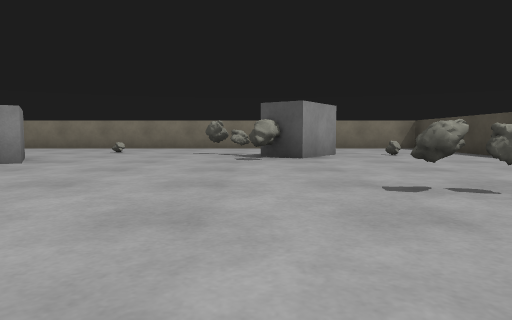
view 1 (above)

23 first-person views from a walk through a robot-simulator world made for Gazebo. The camera is 0.48 m above the floor, tilts 4° down and sees 70° across. The floor is counted in squares, 1 m on a side. Each view is taken from the middle of a square. On the plan, view 1 faces up. The plan holds only what a view shows up to about 9 squares ahead; the rest is blank. Simple shapes stand in for some stock models.

view 2
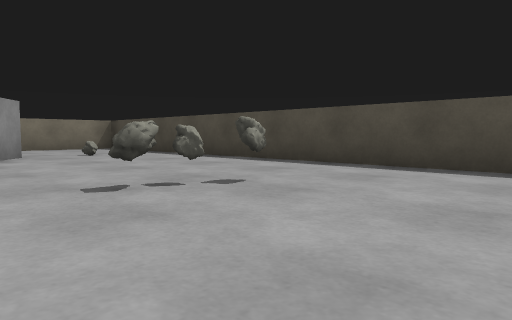

view 3
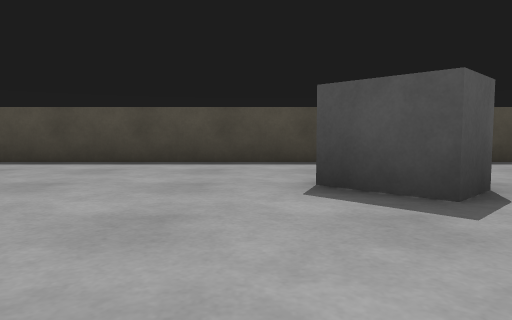

view 4
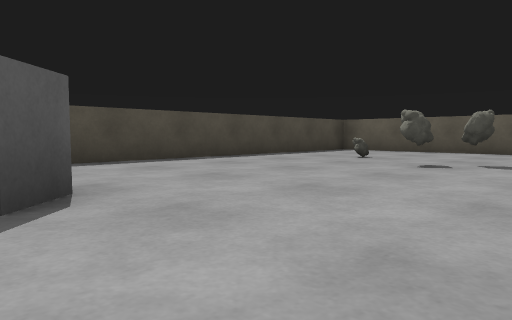

view 5
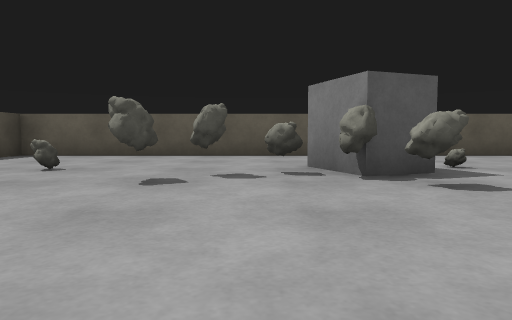

view 6
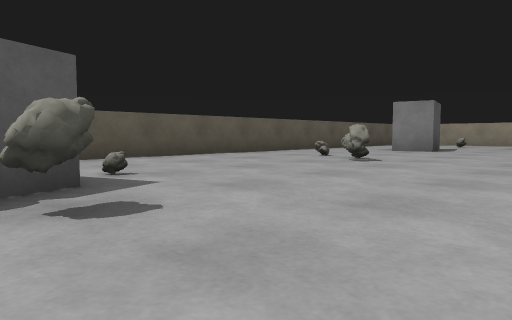

view 7
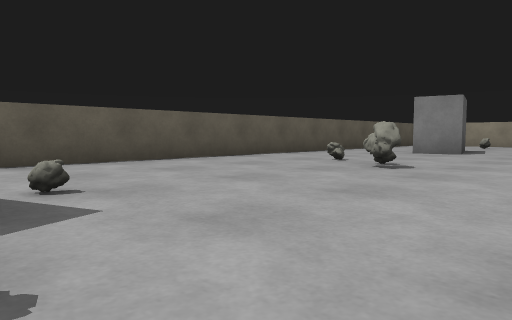

view 8
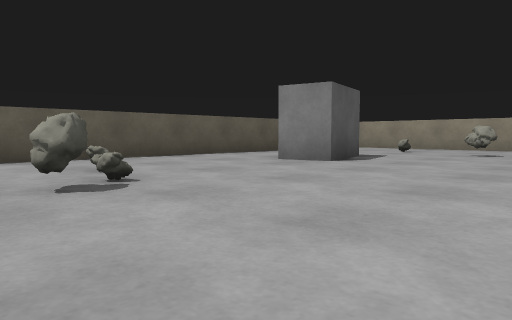

view 9
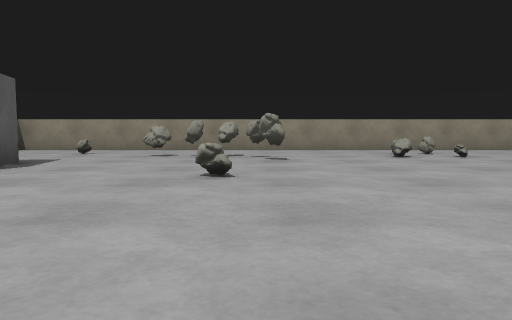

view 10
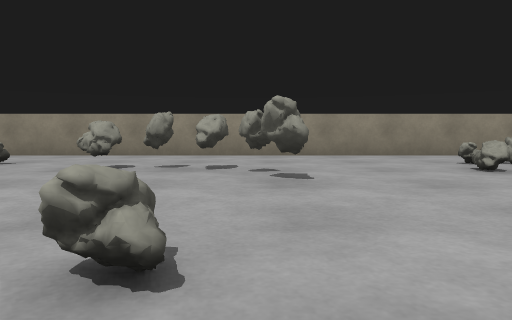

view 11
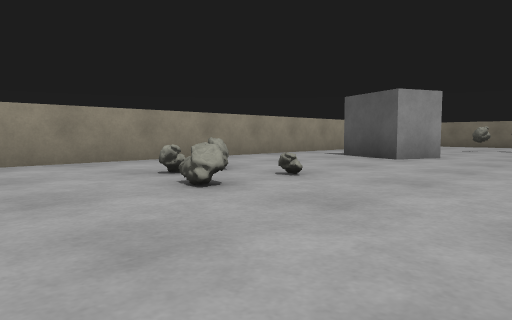

view 12
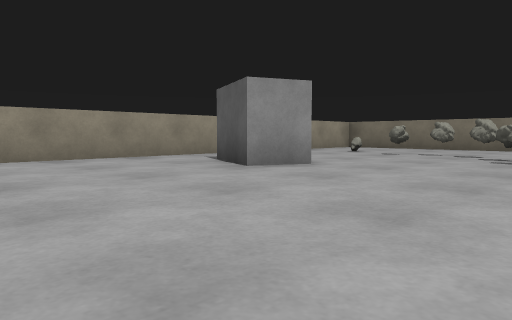

view 13
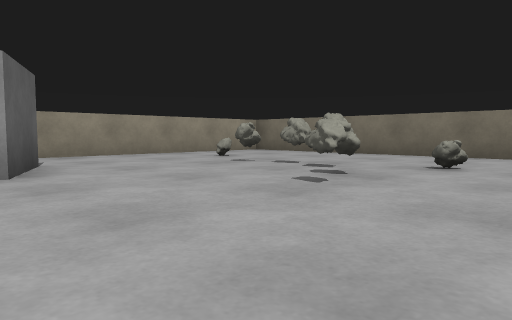

view 14
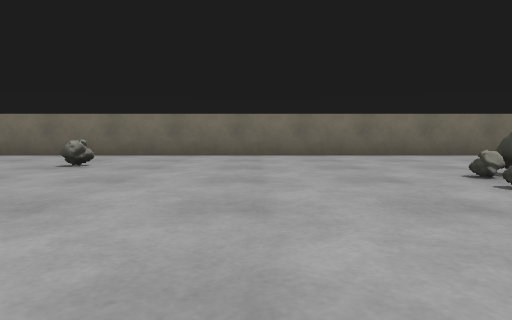

view 15
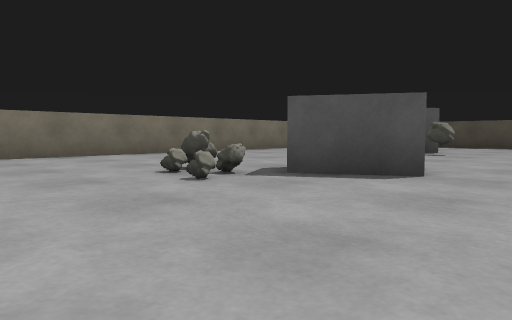

view 16
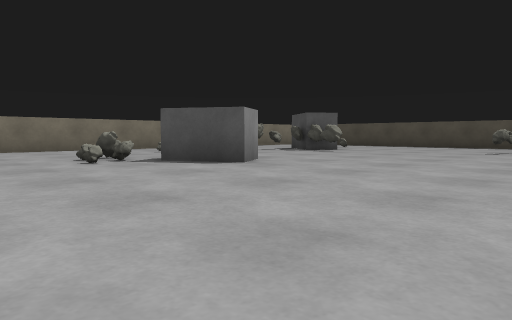

view 17
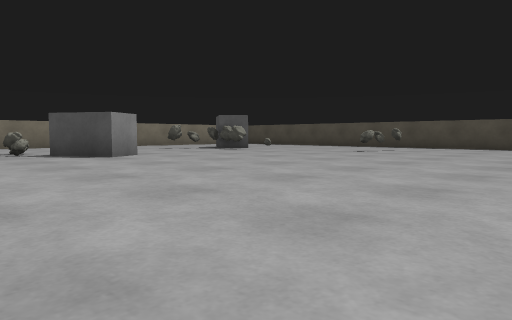

view 18
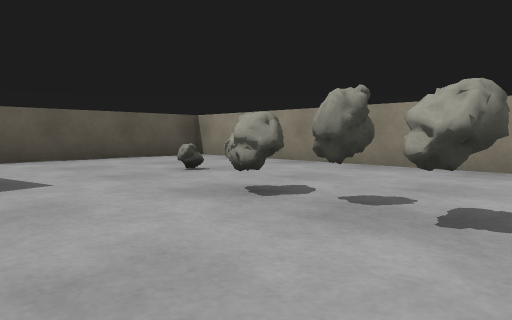

view 19
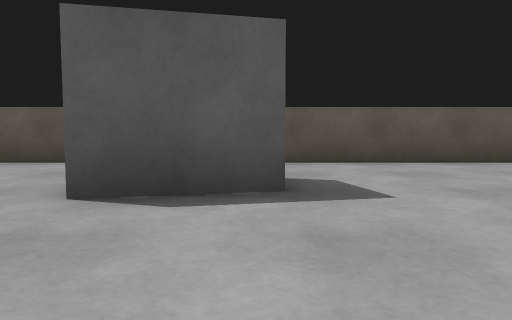

view 20
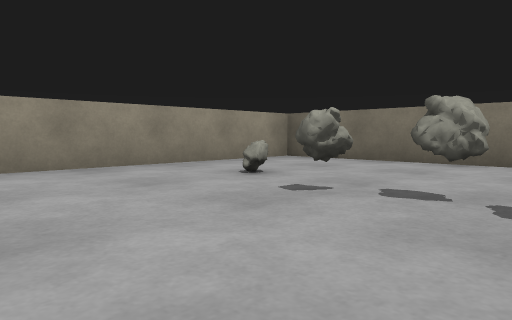

view 21
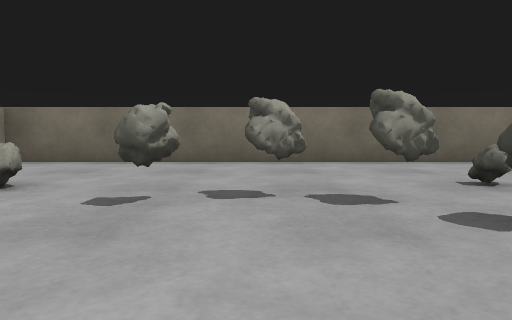

view 22
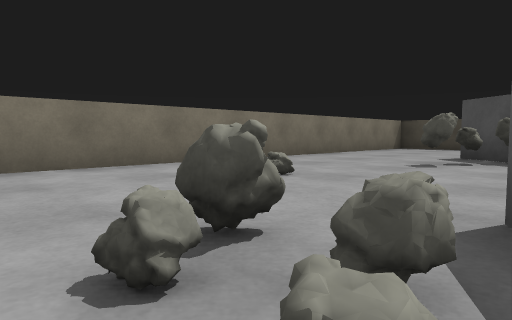

view 23
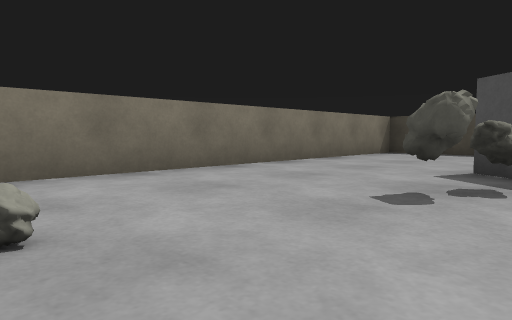

### Floor plan
Key: @ floor where view 1 was taken; # wall or solid block; . floor; = window, fence, low wall or low ledge; R rock.
Columns run from 19 left of view 1 to 6 right of it. Each row starts with its distance up from view 1.
 13 #########################
 12 #........................
 11 #........................#
 10 #......=.......=.........#
  9 #..=..#...........##RR=..#
  8 #......#.....=.....#R....#
  7 #......#.....#R....#.....#
  6 #.............RR.........#
  5 #..RR....................#
  4 #..RR....................#
  3 #........ ...........#...#
  2 #........ ...............#
  1 #........ ...............#
  0 #..==....  ........@.....#
 -1 #...=....  ..........RR..#
 -2 #..............   ...R.  #
 -3 #...........      .......#
 -4 #...##..=..... ..........#
 -5 #...#....................#
 -6 #...#............#.......#
 -7 #.................#.#....#
 -8 #..=..RR...=#...=RR...=..
 -9 #.....RR...=.....R......
-10 #................ .......
-11 #..... .......... .......#
-12 ######  ##################

Where each view was taken, in squares from view 1:
view 1: 0 up, 0 right, facing up
view 2: 0 up, 0 right, facing up-right
view 3: 0 up, 1 left, facing right
view 4: 1 down, 1 left, facing down-right
view 5: 3 down, 0 right, facing down
view 6: 4 down, 1 left, facing down-left
view 7: 5 down, 2 left, facing down-left
view 8: 4 down, 6 left, facing down-left
view 9: 4 down, 7 left, facing left
view 10: 4 down, 10 left, facing left
view 11: 3 down, 12 left, facing up-left
view 12: 0 up, 11 left, facing up-left
view 13: 4 up, 10 left, facing up-left
view 14: 4 up, 9 left, facing up
view 15: 4 up, 9 left, facing up-right
view 16: 1 up, 9 left, facing up-right
view 17: 2 down, 8 left, facing up-right
view 18: 4 down, 13 left, facing down-left
view 19: 5 down, 13 left, facing down
view 20: 6 up, 13 left, facing up-left
view 21: 6 up, 14 left, facing up
view 22: 7 up, 7 left, facing up-right
view 23: 8 up, 4 left, facing up-right
